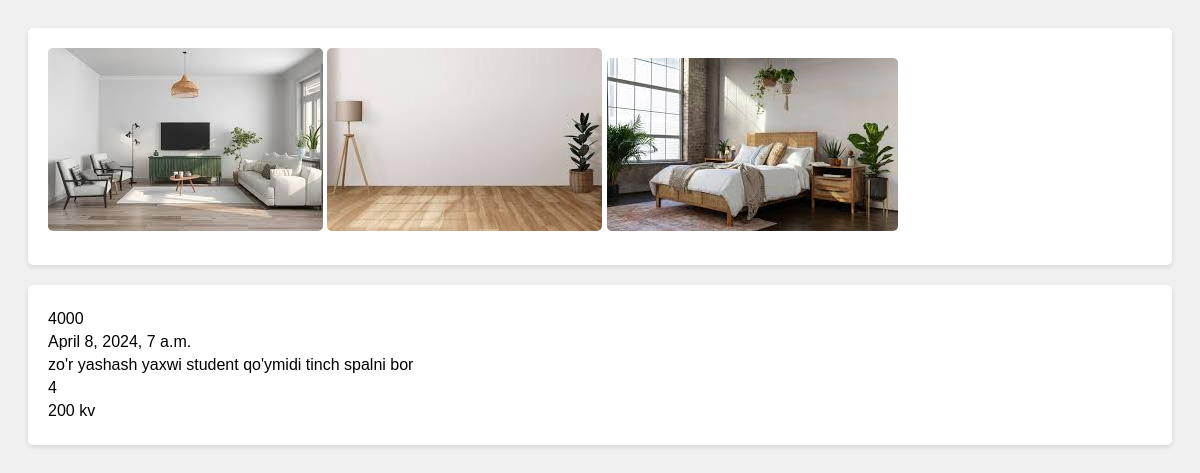
The page /deatil/2/ on the database its author committed.
### page_1/models.py (models this page shows, shortened)
class UyRasmlari(models.Model):
    id = models.BigAutoField(primary_key=True)
    xususiyat_id= models.ForeignKey(Xususiyati, on_delete=models.CASCADE)
    picture = models.ImageField(default='default.jpg')

class Xususiyati(models.Model):
    uy = models.ForeignKey(Uylar, on_delete=models.CASCADE)
    vazifasi = models.ForeignKey(Vazifalar, on_delete=models.CASCADE)
    narxi = models.CharField(max_length=255)
    sana = models.DateTimeField()
    star = models.ForeignKey(Stars, on_delete=models.CASCADE)
    defaultimage = models.ImageField(default='defaulthome.jpg')

class Uylar(models.Model):
    mijoz = models.ForeignKey(Mijoz, on_delete=models.CASCADE)
    holati = models.TextField()
    yashash_maydoni = models.CharField(max_length=255)
    xonalar_soni = models.BigIntegerField()
    joylashuvi = models.CharField(max_length=255)

### page_1/views.py (the view)
# urls.py: path('deatil/<a>/', detail_home.as_view(), name='detail_home'),
class detail_home(View):
    def get(self, request, a):
        xususiyat = Xususiyati.objects.get(pk=a)
        Uy_picture = UyRasmlari.objects.filter(xususiyat_id=a)
        return render(request, 'detail_img.html', {'Uy_picture':Uy_picture, "xususiyat":xususiyat})

### templates/detail_img.html (shortened to what this page needs)
<!DOCTYPE html>
<html lang="en">
<head>
</head>
<body>
    <div>
        {% for i in Uy_picture %}
            <img src="{{ i.picture.url }}">
        {% endfor %}
    </div>
    <div>
        <p> {{ xususiyat.narxi }}</p>
        <p>{{ xususiyat.sana }}</p>
        <p>{{ xususiyat.uy.holati }}</p>
        <p>{{ xususiyat.uy.xonalar_soni }}</p>
        <p>{{ xususiyat.uy.yashash_maydoni }}</p>
    </div>
</body>
</html>

### templates/detail_img.html (style rules this page uses)
body { font-family: Arial, sans-serif; background-color: #f0f0f0; padding: 20px; }
div { background-color: #fff; border-radius: 5px; box-shadow: 0 2px 5px rgba(0, 0, 0, 0.1); padding: 20px; margin-bottom: 20px; }
img { max-width: 100%; height: auto; border-radius: 5px; margin-bottom: 10px; }
p { margin: 5px 0; }

### rows shown on the page
UyRasmlari: picture (picture)
UyRasmlari: picture (picture)
UyRasmlari: picture (picture)
Xususiyati: narxi "4000", sana "April 8, 2024, 7 a.m.", uy.holati "zo'r yashash yaxwi student qo'ymidi tinch spalni bor", uy.xonalar_soni "4", uy.yashash_maydoni "200 kv"
